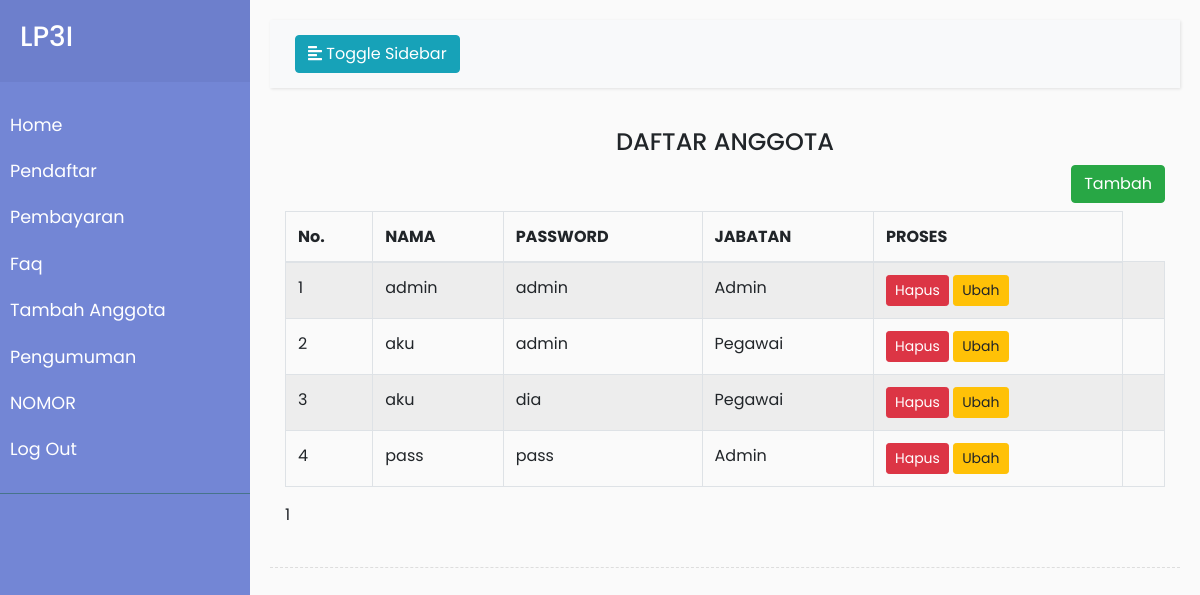
The app's page /AdminAnggota.php (signed in) with its own data.
### tables this page shows
CREATE TABLE `user` (
  `id_user` int(5) NOT NULL,
  `username` varchar(50) NOT NULL,
  `password` varchar(16) NOT NULL,
  `level` enum('Admin','Pegawai') NOT NULL
);

### AdminAnggota.php (the view, shortened to what this page needs)
<?php
include ('include/headerAdmin.php');
?>
<div class="container">
    <h4 style="text-align: center">DAFTAR ANGGOTA</h4>
    <div class="table-responsive">
        <a href="tambahAnggota.php" style="float: right" class="btn btn-success mb-2">Tambah</a>
        <table class="table table-bordered table-hover table-striped">
            <thead>
                <tr>
                    <th>No.</th>
                    <th>NAMA</th>
                    <th>PASSWORD</th>
                    <th>JABATAN</th>
                    <th>PROSES</th>
                </tr>
            </thead>
            <tbody>
                <?php
                    include ("proses/koneksi.php");
                    $halaman = 10;
                    $fa = "SELECT * FROM user";
                    $faq = mysqli_query($kon, $fa);
                    $total = mysqli_num_rows($faq);
                    $pages = ceil($total/$halaman);
                    $no = 1;
                    foreach ($faq as $f){
                        ?>
                <tr>
                    <td><?php echo $no ?></td>
                    <td><?php echo $f['username'];?></td>
                    <td><?php echo $f['password'];?></td>
                    <td><?php echo $f['level'];?></td>
                    <td>
                        <a href="proses/hapusAnggota.php?id_user=<?php echo $f['id_user'];?>" type="button"
                            class="btn btn-danger btn-sm" onclick="return confirm('Yakin Hapus?')">Hapus</a>
                        <a href="ubahAnggota.php?id_user=<?php echo $f['id_user'];?>" type="button"
                            class="btn btn-warning btn-sm">Ubah</a>
                        <td />
                </tr>
                <?php
                        $no+=1;
                    }
                    ?>
            </tbody>
        </table>
        <div class="">
            <?php for ($i=1; $i<=$pages ; $i++){ ?>
            <a href="?halaman=<?php echo $i; ?>"><?php echo $i; ?></a>
            <?php } ?>
        </div>
    </div>
</div>
<?php
include('include/footerAdmin.php');
?>

### assets/css/styleAdmin.css (style rules this page uses)
body { font-family: 'Poppins', sans-serif; background: #fafafa; }
a, a:hover, a:focus { color: inherit; text-decoration: none; transition: all 0.3s; }

### records on screen
user: username "admin", password "admin", level "Admin"
user: username "aku", password "admin", level "Pegawai"
user: username "aku", password "dia", level "Pegawai"
user: username "pass", password "pass", level "Admin"
